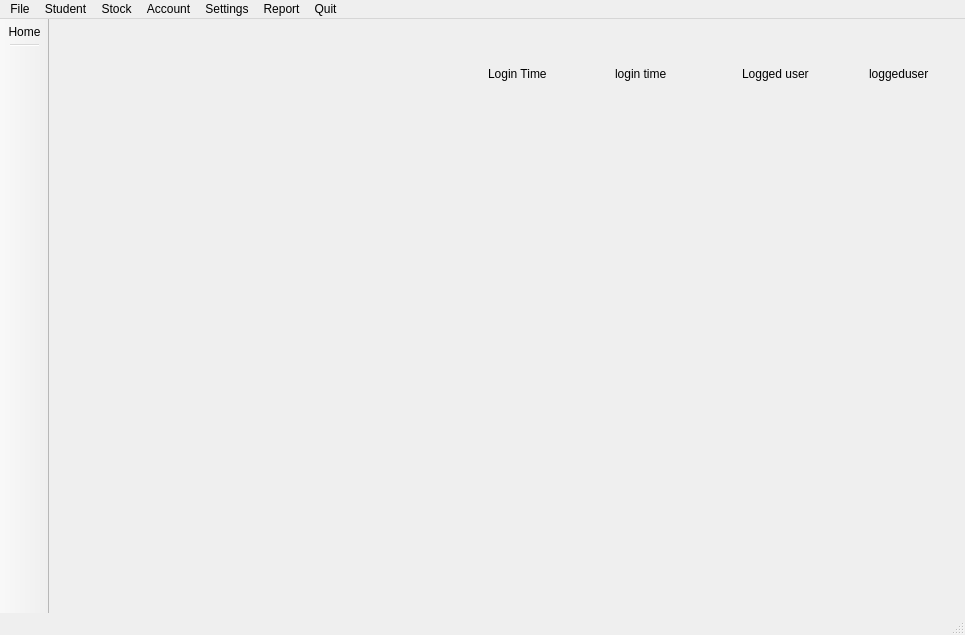
<?xml version="1.0" encoding="UTF-8"?>
<ui version="4.0">
 <class>dashboard</class>
 <widget class="QMainWindow" name="dashboard">
  <property name="geometry">
   <rect>
    <x>0</x>
    <y>0</y>
    <width>965</width>
    <height>635</height>
   </rect>
  </property>
  <property name="windowTitle">
   <string>MainWindow</string>
  </property>
  <property name="windowIcon">
   <iconset resource="toddlers.qrc">
    <normaloff>:/icon/logo-1.png</normaloff>:/icon/logo-1.png</iconset>
  </property>
  <property name="styleSheet">
   <string notr="true"/>
  </property>
  <widget class="QWidget" name="centralwidget">
   <layout class="QHBoxLayout" name="horizontalLayout">
    <item>
     <widget class="QStackedWidget" name="container">
      <property name="styleSheet">
       <string notr="true"/>
      </property>
      <property name="currentIndex">
       <number>0</number>
      </property>
      <widget class="QWidget" name="page">
       <widget class="QWidget" name="layoutWidget">
        <property name="geometry">
         <rect>
          <x>430</x>
          <y>30</y>
          <width>501</width>
          <height>31</height>
         </rect>
        </property>
        <layout class="QGridLayout" name="gridLayout_2">
         <item row="0" column="0">
          <layout class="QHBoxLayout" name="horizontalLayout_2">
           <item>
            <widget class="QLabel" name="label">
             <property name="text">
              <string>Login Time</string>
             </property>
            </widget>
           </item>
           <item>
            <widget class="QLabel" name="label_2">
             <property name="text">
              <string>login time</string>
             </property>
            </widget>
           </item>
          </layout>
         </item>
         <item row="0" column="1">
          <layout class="QGridLayout" name="gridLayout">
           <item row="0" column="0">
            <widget class="QLabel" name="loggeduser">
             <property name="text">
              <string>Logged user</string>
             </property>
            </widget>
           </item>
           <item row="0" column="1">
            <widget class="QLabel" name="logged">
             <property name="text">
              <string>loggeduser</string>
             </property>
            </widget>
           </item>
          </layout>
         </item>
        </layout>
       </widget>
       <widget class="QLabel" name="label_3">
        <property name="geometry">
         <rect>
          <x>300</x>
          <y>170</y>
          <width>281</width>
          <height>331</height>
         </rect>
        </property>
        <property name="text">
         <string/>
        </property>
        <property name="pixmap">
         <pixmap resource="toddlers.qrc">:/icon/logo.png</pixmap>
        </property>
       </widget>
      </widget>
      <widget class="QWidget" name="page_2"/>
     </widget>
    </item>
   </layout>
  </widget>
  <widget class="QMenuBar" name="menubar">
   <property name="geometry">
    <rect>
     <x>0</x>
     <y>0</y>
     <width>965</width>
     <height>23</height>
    </rect>
   </property>
   <widget class="QMenu" name="menuFile">
    <property name="title">
     <string>File</string>
    </property>
    <addaction name="actionNew"/>
    <addaction name="actionOpen"/>
   </widget>
   <widget class="QMenu" name="menuStudent">
    <property name="title">
     <string>Student</string>
    </property>
    <addaction name="actionAdd"/>
    <addaction name="actionSearch"/>
    <addaction name="actionEvaluationsheet"/>
    <addaction name="actionBill"/>
   </widget>
   <widget class="QMenu" name="menuStock">
    <property name="title">
     <string>Stock</string>
    </property>
    <widget class="QMenu" name="menuReport">
     <property name="title">
      <string>Report</string>
     </property>
     <addaction name="actionTotal_Stock"/>
     <addaction name="actionPurchase_2"/>
     <addaction name="actionSales_2"/>
    </widget>
    <widget class="QMenu" name="menuPurchase">
     <property name="title">
      <string>Purchase</string>
     </property>
     <addaction name="actionPurchase_Add"/>
     <addaction name="actionView_purchase"/>
    </widget>
    <widget class="QMenu" name="menuVendor">
     <property name="title">
      <string>Vendor</string>
     </property>
     <addaction name="actionAdd_2"/>
     <addaction name="actionProduct"/>
     <addaction name="actionVendor_Details"/>
    </widget>
    <addaction name="menuVendor"/>
    <addaction name="actionSales"/>
    <addaction name="menuPurchase"/>
    <addaction name="actionView"/>
    <addaction name="menuReport"/>
   </widget>
   <widget class="QMenu" name="menuAccount">
    <property name="title">
     <string>Account</string>
    </property>
    <widget class="QMenu" name="menuFee">
     <property name="title">
      <string>Fee </string>
     </property>
     <widget class="QMenu" name="menuFee_category">
      <property name="title">
       <string>Fee category</string>
      </property>
      <addaction name="actionAdd_Category"/>
      <addaction name="actionExtra_Fee"/>
     </widget>
     <widget class="QMenu" name="menuDiscount">
      <property name="title">
       <string>Discount</string>
      </property>
      <addaction name="actionAdd_Discount"/>
      <addaction name="actionView_Discount"/>
     </widget>
     <addaction name="menuFee_category"/>
     <addaction name="menuDiscount"/>
     <addaction name="actionDues"/>
     <addaction name="actionFee_Setup"/>
    </widget>
    <widget class="QMenu" name="menuExpenses">
     <property name="title">
      <string>Expenses</string>
     </property>
     <addaction name="actionAdd_Heading"/>
     <addaction name="actionExpenses_Details"/>
    </widget>
    <widget class="QMenu" name="menuDaily_Collection">
     <property name="title">
      <string>Daily Collection</string>
     </property>
     <addaction name="actionDaily_Fee_Collection"/>
     <addaction name="actionDaily_Sales_Collection"/>
    </widget>
    <addaction name="menuFee"/>
    <addaction name="menuDaily_Collection"/>
    <addaction name="menuExpenses"/>
    <addaction name="actionPayslip"/>
    <addaction name="actionAutomatic_Transaction"/>
   </widget>
   <widget class="QMenu" name="menuSettings">
    <property name="title">
     <string>Settings</string>
    </property>
    <addaction name="actionAdd_user"/>
    <addaction name="actionChange_password"/>
   </widget>
   <widget class="QMenu" name="menuQuit">
    <property name="title">
     <string>Quit</string>
    </property>
    <addaction name="actionQuit_3"/>
   </widget>
   <widget class="QMenu" name="menuReport_2">
    <property name="title">
     <string>Report</string>
    </property>
    <addaction name="actionEvaluationsheet_2"/>
    <addaction name="actionFee"/>
    <addaction name="actionExpenses_2"/>
    <addaction name="actionSalarysheet"/>
    <addaction name="actionDues_2"/>
    <addaction name="actionStudent_Report"/>
   </widget>
   <addaction name="menuFile"/>
   <addaction name="menuStudent"/>
   <addaction name="menuStock"/>
   <addaction name="menuAccount"/>
   <addaction name="menuSettings"/>
   <addaction name="menuReport_2"/>
   <addaction name="menuQuit"/>
  </widget>
  <widget class="QStatusBar" name="statusbar"/>
  <widget class="QToolBar" name="toolBar">
   <property name="windowTitle">
    <string>toolBar</string>
   </property>
   <property name="styleSheet">
    <string notr="true"> QToolButton { /* all types of tool button */
     border: none;
     border-radius: 6px;
     background-color: transparent;
 }

 QToolButton[popupMode=&quot;1&quot;] { /* only for MenuButtonPopup */
     padding-right: 100px; /* make way for the popup button */
 }

 QToolButton:pressed {
     background-color: qlineargradient(x1: 0, y1: 0, x2: 0, y2: 1,
                                       stop: 0 #dadbde, stop: 1 #f6f7fa);
 }

 /* the subcontrols below are used only in the MenuButtonPopup mode */
 QToolButton::menu-button {
     border: 2px solid gray;
     border-top-right-radius: 6px;
     border-bottom-right-radius: 6px;
     /* 16px width + 4px for border = 20px allocated above */
     width: 16px;
 }

 QToolButton::menu-arrow {
    
	image: url(:/icon/rightarrow.png);
 }

 QToolButton::menu-arrow:open {
     top: 10px; left: 100px; /* shift it a bit */
 }</string>
   </property>
   <property name="movable">
    <bool>false</bool>
   </property>
   <property name="iconSize">
    <size>
     <width>45</width>
     <height>45</height>
    </size>
   </property>
   <property name="toolButtonStyle">
    <enum>Qt::ToolButtonTextUnderIcon</enum>
   </property>
   <attribute name="toolBarArea">
    <enum>LeftToolBarArea</enum>
   </attribute>
   <attribute name="toolBarBreak">
    <bool>false</bool>
   </attribute>
   <addaction name="actionHome"/>
   <addaction name="separator"/>
  </widget>
  <action name="actionAdd">
   <property name="icon">
    <iconset resource="toddlers.qrc">
     <normaloff>:/icon/girl.png</normaloff>:/icon/girl.png</iconset>
   </property>
   <property name="text">
    <string>Add</string>
   </property>
  </action>
  <action name="actionSearch">
   <property name="icon">
    <iconset resource="toddlers.qrc">
     <normaloff>:/icon/find.png</normaloff>:/icon/find.png</iconset>
   </property>
   <property name="text">
    <string>Search</string>
   </property>
  </action>
  <action name="actionEvaluationsheet">
   <property name="text">
    <string>Evaluationsheet</string>
   </property>
  </action>
  <action name="actionSales">
   <property name="text">
    <string>Sales</string>
   </property>
  </action>
  <action name="actionView">
   <property name="text">
    <string>View</string>
   </property>
  </action>
  <action name="actionTotal_Stock">
   <property name="text">
    <string>Total Stock</string>
   </property>
  </action>
  <action name="actionPurchase_2">
   <property name="text">
    <string>Purchase</string>
   </property>
  </action>
  <action name="actionSales_2">
   <property name="text">
    <string>Sales</string>
   </property>
  </action>
  <action name="actionBill">
   <property name="text">
    <string>Bill</string>
   </property>
  </action>
  <action name="actionAdd_Category">
   <property name="text">
    <string>Add Category</string>
   </property>
  </action>
  <action name="actionNew">
   <property name="text">
    <string>New </string>
   </property>
  </action>
  <action name="actionOpen">
   <property name="text">
    <string>Open</string>
   </property>
  </action>
  <action name="actionStudent">
   <property name="checkable">
    <bool>false</bool>
   </property>
   <property name="icon">
    <iconset resource="toddlers.qrc">
     <normaloff>:/icon/girl.png</normaloff>:/icon/girl.png</iconset>
   </property>
   <property name="text">
    <string>student</string>
   </property>
  </action>
  <action name="actionStaff">
   <property name="icon">
    <iconset resource="toddlers.qrc">
     <normaloff>:/icon/girl_8.png</normaloff>:/icon/girl_8.png</iconset>
   </property>
   <property name="text">
    <string>Staff</string>
   </property>
  </action>
  <action name="actionStock">
   <property name="icon">
    <iconset resource="toddlers.qrc">
     <normaloff>:/icon/box3.png</normaloff>:/icon/box3.png</iconset>
   </property>
   <property name="text">
    <string>Stock</string>
   </property>
  </action>
  <action name="actionAccount">
   <property name="icon">
    <iconset resource="toddlers.qrc">
     <normaloff>:/icon/dollars.png</normaloff>:/icon/dollars.png</iconset>
   </property>
   <property name="text">
    <string>Account</string>
   </property>
  </action>
  <action name="actionSettings">
   <property name="icon">
    <iconset resource="toddlers.qrc">
     <normaloff>:/icon/configure-icon.png</normaloff>:/icon/configure-icon.png</iconset>
   </property>
   <property name="text">
    <string>Settings</string>
   </property>
  </action>
  <action name="actionAdd_user">
   <property name="text">
    <string>Add user</string>
   </property>
  </action>
  <action name="actionChange_password">
   <property name="text">
    <string>change password</string>
   </property>
  </action>
  <action name="actionQuit">
   <property name="icon">
    <iconset resource="toddlers.qrc">
     <normaloff>:/icon/exit.png</normaloff>:/icon/exit.png</iconset>
   </property>
   <property name="text">
    <string>Quit</string>
   </property>
  </action>
  <action name="actionSearch_2">
   <property name="icon">
    <iconset resource="toddlers.qrc">
     <normaloff>:/icon/find.png</normaloff>:/icon/find.png</iconset>
   </property>
   <property name="text">
    <string>search</string>
   </property>
  </action>
  <action name="actionPayslip">
   <property name="text">
    <string>Salarysheet</string>
   </property>
  </action>
  <action name="actionAutomatic_Transaction">
   <property name="text">
    <string>Automatic Transaction</string>
   </property>
  </action>
  <action name="actionAdd_Discount">
   <property name="text">
    <string>Add Discount</string>
   </property>
  </action>
  <action name="actionDues">
   <property name="text">
    <string>Dues</string>
   </property>
  </action>
  <action name="actionAdd_particulars">
   <property name="text">
    <string>Add particulars</string>
   </property>
  </action>
  <action name="actionView_Discount">
   <property name="text">
    <string>View Discount</string>
   </property>
  </action>
  <action name="actionPurchase_Add">
   <property name="text">
    <string>Purchase Add</string>
   </property>
  </action>
  <action name="actionView_purchase">
   <property name="text">
    <string>View purchase</string>
   </property>
  </action>
  <action name="actionAdd_2">
   <property name="text">
    <string>Add</string>
   </property>
  </action>
  <action name="actionProduct">
   <property name="text">
    <string>product</string>
   </property>
  </action>
  <action name="actionVendor_Details">
   <property name="text">
    <string>Vendor Details</string>
   </property>
  </action>
  <action name="actionAdd_Heading">
   <property name="text">
    <string>Add Heading</string>
   </property>
  </action>
  <action name="actionExpenses_Details">
   <property name="text">
    <string>Add Expensess</string>
   </property>
  </action>
  <action name="actionSalary_Sheet">
   <property name="text">
    <string>Salary Sheet</string>
   </property>
  </action>
  <action name="actionEvaluationsheet_2">
   <property name="text">
    <string>Evaluationsheet</string>
   </property>
  </action>
  <action name="actionFee">
   <property name="text">
    <string>Fee</string>
   </property>
  </action>
  <action name="actionExpenses_2">
   <property name="text">
    <string>Expenses</string>
   </property>
  </action>
  <action name="actionSalarysheet">
   <property name="text">
    <string>Salarysheet</string>
   </property>
  </action>
  <action name="actionDues_2">
   <property name="text">
    <string>Dues</string>
   </property>
  </action>
  <action name="actionStudent_Report">
   <property name="text">
    <string>Student Report</string>
   </property>
  </action>
  <action name="actionQuit_2">
   <property name="text">
    <string>Quit</string>
   </property>
  </action>
  <action name="actionQuit_3">
   <property name="text">
    <string>Quit</string>
   </property>
  </action>
  <action name="actionFee_Setup">
   <property name="text">
    <string>Fee Setup</string>
   </property>
  </action>
  <action name="actionHome">
   <property name="icon">
    <iconset resource="toddlers.qrc">
     <normaloff>:/new/prefix1/icon/Home-icon.png</normaloff>:/new/prefix1/icon/Home-icon.png</iconset>
   </property>
   <property name="text">
    <string>Home</string>
   </property>
  </action>
  <action name="actionExtra_Fee">
   <property name="text">
    <string>Extra Fee</string>
   </property>
  </action>
  <action name="actionDaily_Fee_Collection">
   <property name="text">
    <string>Daily Fee Collection</string>
   </property>
  </action>
  <action name="actionDaily_Sales_Collection">
   <property name="text">
    <string>Daily Sales Collection</string>
   </property>
  </action>
 </widget>
 <resources>
  <include location="toddlers.qrc"/>
 </resources>
 <connections>
  <connection>
   <sender>actionQuit_3</sender>
   <signal>triggered()</signal>
   <receiver>dashboard</receiver>
   <slot>close()</slot>
   <hints>
    <hint type="sourcelabel">
     <x>-1</x>
     <y>-1</y>
    </hint>
    <hint type="destinationlabel">
     <x>482</x>
     <y>317</y>
    </hint>
   </hints>
  </connection>
 </connections>
</ui>
